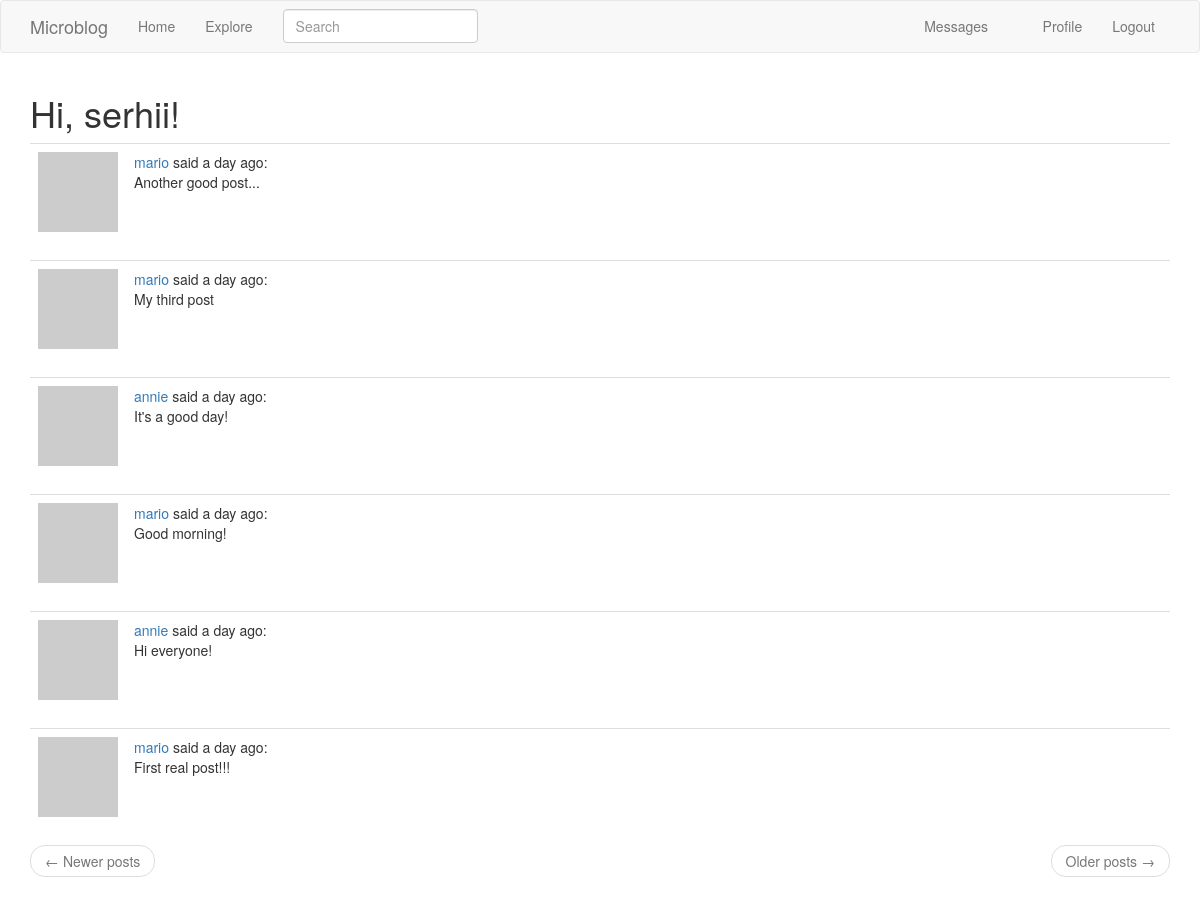
The page /explore (signed in) on the database as committed earlier.
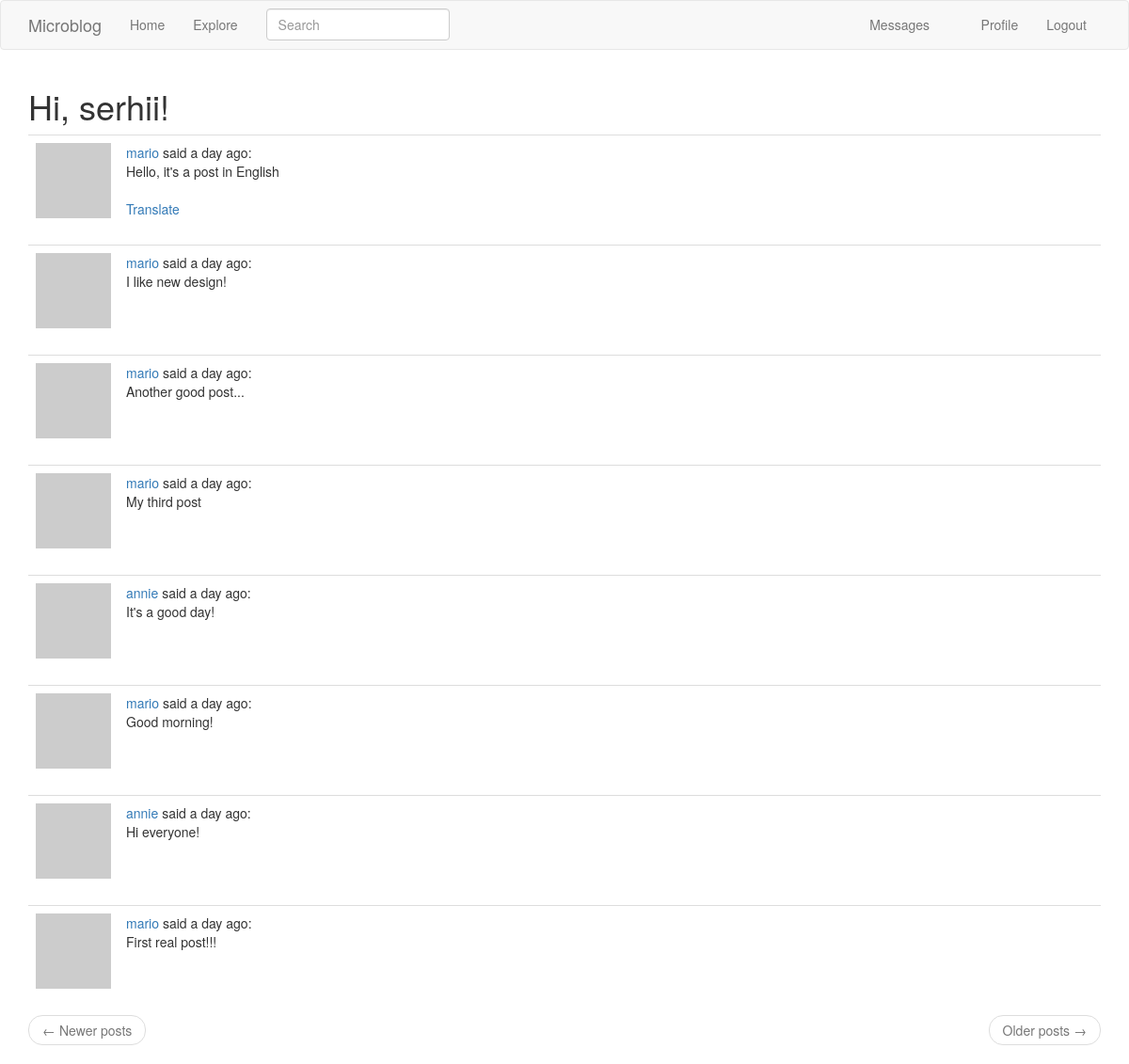
The same page on the database as committed later.
### app/models.py (models this page shows, shortened)
class SearchableMixin:
    @classmethod
    def before_commit(cls, session):
        session._changes = {
            "add": list(session.new),
            "update": list(session.dirty),
            "delete": list(session.deleted),
        }
    @classmethod
    def after_commit(cls, session):
        for obj in session._changes["add"]:
            if isinstance(obj, SearchableMixin):
                add_to_index(obj.__tablename__, obj)
        for obj in session._changes["update"]:
            if isinstance(obj, SearchableMixin):
                add_to_index(obj.__tablename__, obj)
        for obj in session._changes["delete"]:
            if isinstance(obj, SearchableMixin):
                remove_from_index(obj.__tablename__, obj)
        session._changes = None

class Post(SearchableMixin, db.Model):
    __searchable__ = ["body"]
    id = db.Column(db.Integer, primary_key=True)
    body = db.Column(db.String(140))
    timestamp = db.Column(db.DateTime, index=True, default=dt.datetime.utcnow)
    user_id = db.Column(db.Integer, db.ForeignKey("user.id"), index=True)
    language = db.Column(db.String(5))

### app/main/routes.py (the view)
@bp.route("/explore")
@login_required
def explore():
    page = request.args.get("page", 1, type=int)
    posts = Post.query.order_by(Post.timestamp.desc()).paginate(
        page, current_app.config["POSTS_PER_PAGE"], False
    )
    next_url = url_for("main.explore", page=posts.next_num) if posts.has_next else None
    prev_url = url_for("main.explore", page=posts.prev_num) if posts.has_prev else None
    return render_template(
        "index.html",
        title=_("Explore"),
        posts=posts.items,
        next_url=next_url,
        prev_url=prev_url,
    )

### app/main/forms.py
class SearchForm(FlaskForm):
    q = StringField(_l("Search"), validators=[DataRequired()])
    def __init__(self, *args, **kwargs):
        if "formdata" not in kwargs:
            kwargs["formdata"] = request.args
        if "csrf_enabled" not in kwargs:
            kwargs["csrf_enabled"] = False
        super(SearchForm, self).__init__(*args, **kwargs)

### app/main/routes.py (called while the page is built)
@bp.before_app_request
def before_request():
    if current_user.is_authenticated:
        current_user.last_seen = datetime.utcnow()
        db.session.commit()
        g.search_form = SearchForm()
    g.locale = str(get_locale())

### app/models.py (called while the page is built)
@login_manager.user_loader
def load_user(id):
    return User.query.get(int(id))

    def avatar(self, size):
        digest = md5(self.email.lower().encode("utf-8")).hexdigest()
        return "https://www.gravatar.com/avatar/{}?d=identicon&s={}".format(
            digest, size
        )

    def new_messages(self):
        last_read_time = self.last_message_read_time or dt.datetime(1900, 1, 1)
        return (
            Message.query.filter_by(recipient=self)
            .filter(Message.timestamp > last_read_time)
            .count()
        )

### app/templates/index.html (shortened to what this page needs)
{% extends "base.html" %}
{% import 'bootstrap/wtf.html' as wtf %}
{% block app_content %}
    <h1>{{ _("Hi, %(username)s!", username=current_user.username) }}</h1>
    {% for post in posts %}
        {% include '_post.html' %}
    {% endfor %}
    <nav aria-label="...">
        <ul class="pager">
            <li class="previous{% if not prev_url %} disabled{% endif %}">
                <a href="{{ prev_url or '#' }}">
                    <span aria-hidden="true">&larr;</span> Newer posts
                </a>
            </li>
            <li class="next{% if not next_url %} disabled{% endif %}">
                <a href="{{ next_url or '#' }}">
                    Older posts <span aria-hidden="true">&rarr;</span>
                </a>
            </li>
        </ul>
    </nav>
{% endblock %}

### app/templates/_post.html (shortened to what this page needs)
<table class="table table-hover">
    <tr>
        <td width="70px">
            <a href="{{ url_for('main.user', username=post.author.username) }}">
                <img src="{{ post.author.avatar(70) }}" />
            </a>
        </td>
        <td>
            {{ _('%(username)s said %(when)s', username=user_link, when=moment(post.timestamp).fromNow()) }}:
            <br>
            <span id="post{{ post.id }}">{{ post.body }}</span>
            {% if post.language and post.language != g.locale %}
                <br><br>
                <span id="translation{{ post.id }}">
                    <a href="javascript:translate(
                        '#post{{ post.id }}',
                        '#translation{{ post.id }}',
                        '{{ post.language }}',
                        '{{ g.locale }}');"
                    >{{ _('Translate') }}</a>
                </span>
            {% endif %}
        </td>
    </tr>
</table>

Rows that differ between the two databases and show on the page:
added Post: body "Hello, it's a post in English"
added Post: body "I like new design!"
